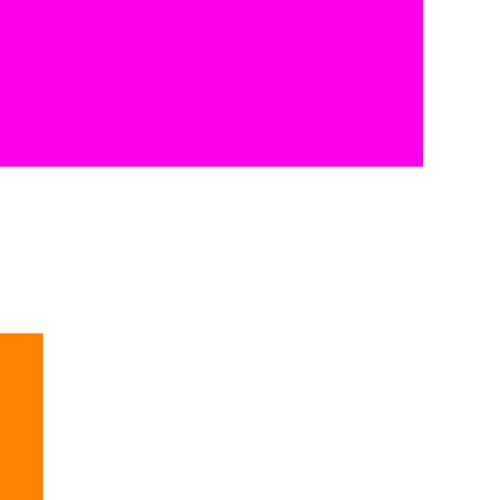
Frame 1 (no input)
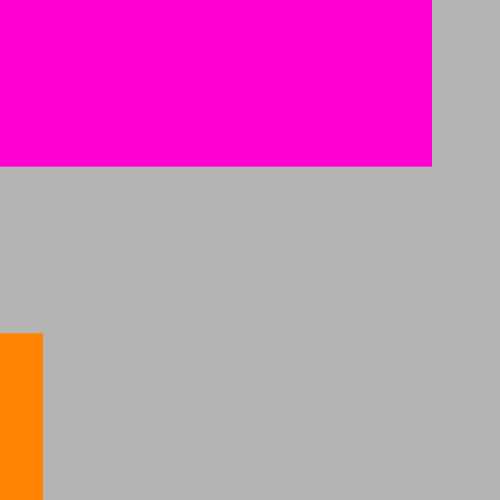
Frame 60 (the mouse pressed at the canvas centre just before this capture)
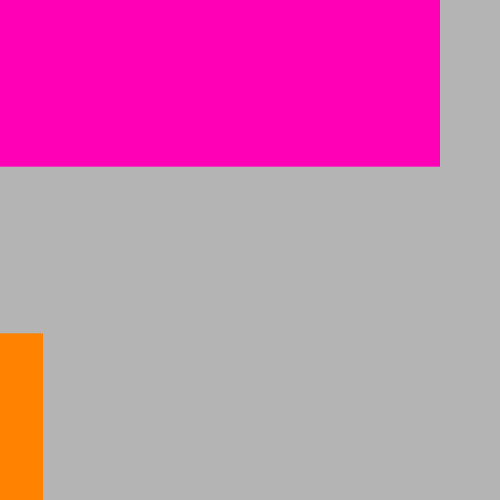
Frame 120 (the mouse held since frame 60 and released just before this capture)

The Processing sketch that drew these frames (run headless with seeded random() and noise(); from frame 60 on, the mouse is pressed at the canvas centre):

// Processing sketch: processing_63291
// ── processing_63291.pde

//funções do processing que comunicam com o computador
//e devolvem a hora, minutos e segundos
//agora vamos escalar

void setup(){
size(500,500);

}

void draw(){
background(255);
colorMode(HSB, 360,100,100);

int s = second();
int m = minute();
int h = hour();

s = (int) map(s,0,59,0,width);
m = (int) map(m,0,59,0,width);
h = (int) map(h,0,23,0,width);

println();

float alturaPonteiros = height/3.0;
//no stroke();

noStroke();
float hs = map (s,0,width,0,360);
fill(hs,100,100);
rect(0,0,s,alturaPonteiros);
float hm = map (m,0,width,0,360);
fill(hm,100,100);
rect(0,alturaPonteiros,m,alturaPonteiros);
float hh = map (h,0,width,0,360);
fill(hh,100,100);
rect(0,alturaPonteiros*2,h,alturaPonteiros);

}
